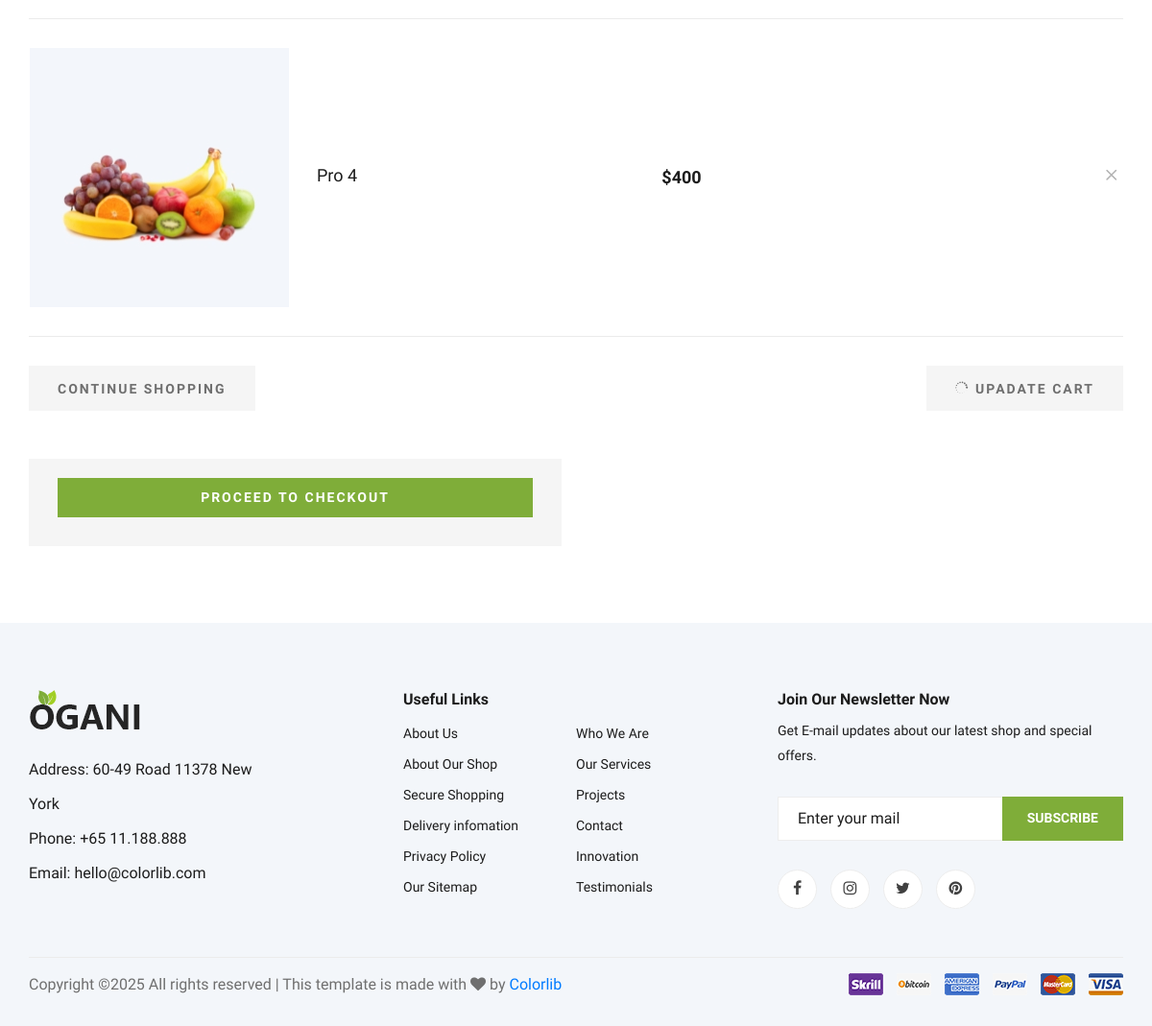
Before: /wishlists (signed in, lower part) with the older database file.
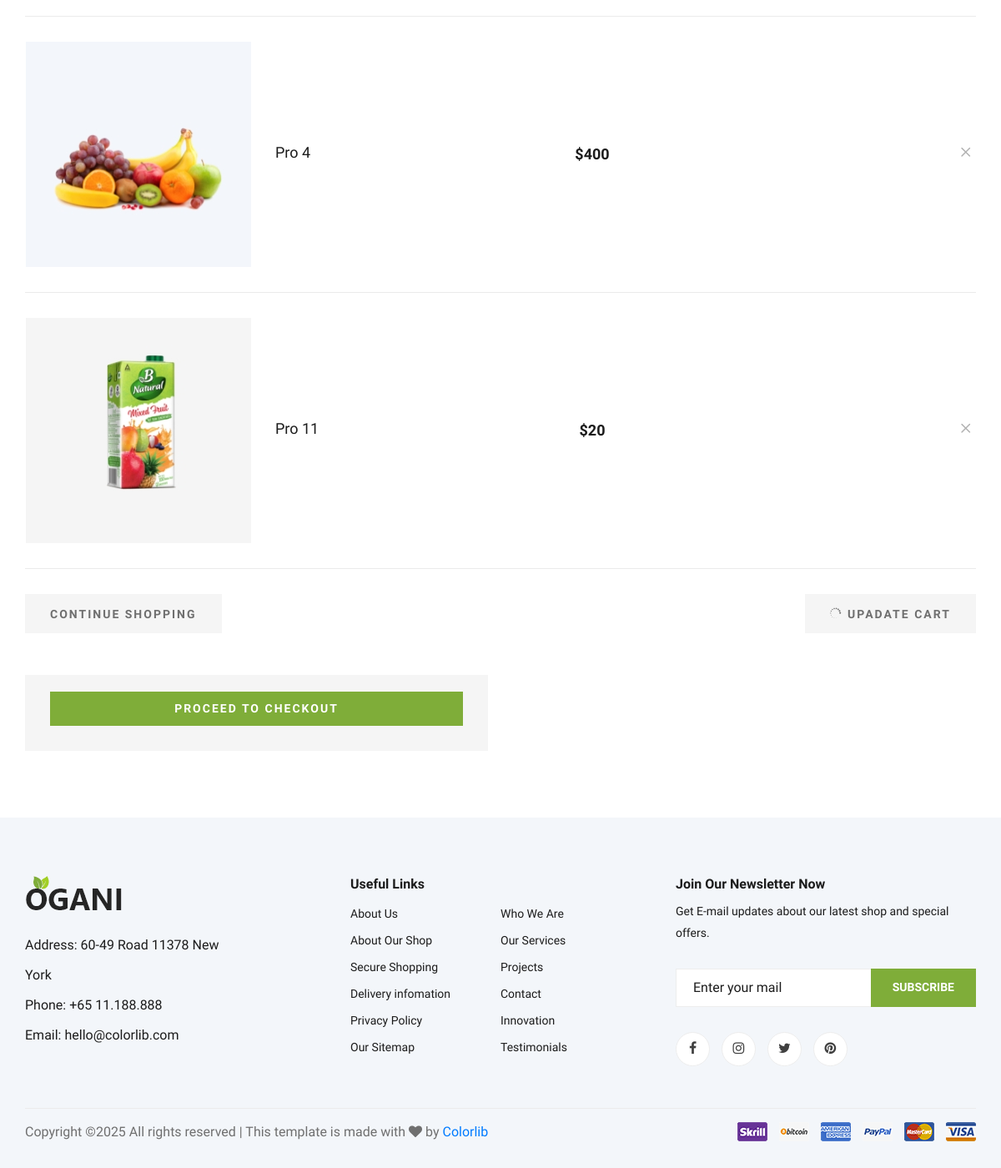
After: the same page with the newer database file.
### myapp/models.py (models this page shows, shortened)
class wishlist(models.Model):
    user=models.ForeignKey(user,on_delete=models.CASCADE)
    product=models.ForeignKey(product,on_delete=models.CASCADE)

class product(models.Model):
    name=models.CharField(max_length=100)
    price = models.IntegerField()
    image=models.ImageField(upload_to="image")
    category=models.ForeignKey(category,on_delete=models.CASCADE,blank=True,null=True)

### myapp/views.py (the view)
# urls.py: path('wishlists', views.wishlists, name='wishlists'),
def wishlists(request):
    uid=user.objects.get(username=request.session['username'])
    wishlist_items = wishlist.objects.filter(user=uid)
    return render(request, "wishlist.html", {"wishlist_items": wishlist_items})

### myapp/templates/wishlist.html (shortened to what this page needs)
{% load static %}
<!DOCTYPE html>
<html lang="zxx">
<head>
    <link rel="stylesheet" href="{% static 'css/bootstrap.min.css' %}" type="text/css">
    <link rel="stylesheet" href="{% static 'css/font-awesome.min.css' %}" type="text/css">
    <link rel="stylesheet" href="{% static 'css/elegant-icons.css' %}" type="text/css">
    <link rel="stylesheet" href="{% static 'css/nice-select.css' %}" type="text/css">
    <link rel="stylesheet" href="{% static 'css/jquery-ui.min.css' %}" type="text/css">
    <link rel="stylesheet" href="{% static 'css/owl.carousel.min.css' %}" type="text/css">
    <link rel="stylesheet" href="{% static 'css/slicknav.min.css' %}" type="text/css">
    <link rel="stylesheet" href="{% static 'css/style.css' %}" type="text/css">
</head>
<body>
    <section class="shoping-cart spad">
        <div class="container">
            <div class="row">
                <div class="col-lg-12">
                    <div class="shoping__cart__table">
                        <table>
                            <tbody>
                                {% for item in wishlist_items %}
                                <tr>
                                    <td class="shoping__cart__item">
                                        <img src="{{ item.product.image.url }}" alt="">
                                        <h5>{{ item.product.name }}</h5>
                                    </td>
                                    <td class="shoping__cart__price">
                                        ${{ item.product.price }}
                                    </td>
                                    <td class="shoping__cart__item__close">
                                        <a href="{% url 'add_wishlist' item.product.id %}">
                                            <span class="icon_close"></span>
                                        </a>
                                    </td>
                                </tr>
                                {% empty %}
                                <tr>
                                    <td colspan="3" style="text-align: center;">Your wishlist is empty.</td>
                                </tr>
                                {% endfor %}
                            </tbody>
                        </table>
                    </div>
                </div>
            </div>
            <div class="row">
                <div class="col-lg-12">
                    <div class="shoping__cart__btns">
                        <a href="#" class="primary-btn cart-btn">CONTINUE SHOPPING</a>
                        <a href="#" class="primary-btn cart-btn cart-btn-right"><span class="icon_loading"></span>
                            Upadate Cart</a>
                    </div>
                </div>
                <div class="col-lg-6">
                    <div class="shoping__checkout">
                        <a href="#" class="primary-btn">PROCEED TO CHECKOUT</a>
                    </div>
                </div>
            </div>
        </div>
    </section>
    <footer class="footer spad">
        <div class="container">
            <div class="row">
                <div class="col-lg-3 col-md-6 col-sm-6">
                    <div class="footer__about">
                        <div class="footer__about__logo">
                            <a href="./index.html"><img src="{% static 'img/logo.png' %}" alt=""></a>
                        </div>
                        <ul>
                            <li>Address: 60-49 Road 11378 New York</li>
                            <li>Phone: +65 11.188.888</li>
                            <li>Email: hello@colorlib.com</li>
                        </ul>
                    </div>
                </div>
                <div class="col-lg-4 col-md-6 col-sm-6 offset-lg-1">
                    <div class="footer__widget">
                        <h6>Useful Links</h6>
                        <ul>
                            <li><a href="#">About Us</a></li>
                            <li><a href="#">About Our Shop</a></li>
                            <li><a href="#">Secure Shopping</a></li>
                            <li><a href="#">Delivery infomation</a></li>
                            <li><a href="#">Privacy Policy</a></li>
                            <li><a href="#">Our Sitemap</a></li>
                        </ul>
                        <ul>
                            <li><a href="#">Who We Are</a></li>
                            <li><a href="#">Our Services</a></li>
                            <li><a href="#">Projects</a></li>
                            <li><a href="#">Contact</a></li>
                            <li><a href="#">Innovation</a></li>
                            <li><a href="#">Testimonials</a></li>
                        </ul>
                    </div>
                </div>
                <div class="col-lg-4 col-md-12">
                    <div class="footer__widget">
                        <h6>Join Our Newsletter Now</h6>
                        <p>Get E-mail updates about our latest shop and special offers.</p>
                        <form action="#">
                            <input type="text" placeholder="Enter your mail">
                            <button type="submit" class="site-btn">Subscribe</button>
                        </form>
                        <div class="footer__widget__social">
                            <a href="#"><i class="fa fa-facebook"></i></a>
                            <a href="#"><i class="fa fa-instagram"></i></a>
                            <a href="#"><i class="fa fa-twitter"></i></a>
                            <a href="#"><i class="fa fa-pinterest"></i></a>
                        </div>
                    </div>
                </div>
            </div>
            <div class="row">
                <div class="col-lg-12">
                    <div class="footer__copyright">
                        <div class="footer__copyright__text"><p>
  Copyright &copy;<script>document.write(new Date().getFullYear());</script> All rights reserved | This template is made with <i class="fa fa-heart" aria-hidden="true"></i> by <a href="https://colorlib.com" target="_blank">Colorlib</a>
  </p></div>
                        <div class="footer__copyright__payment"><img src="{% static 'img/payment-item.png' %}" alt=""></div>
                    </div>
                </div>
            </div>
        </div>
    </footer>
</body>
</html>

### myapp/static/css/style.css (style rules this page uses)
html, body { height: 100%; font-family: "Cairo", sans-serif; -webkit-font-smoothing: antialiased; font-smoothing: antialiased; }
h1, h2, h3, h4, h5, h6 { margin: 0; color: #111111; font-weight: 400; font-family: "Cairo", sans-serif; }
h5 { font-size: 18px; }
h6 { font-size: 16px; }
p { font-size: 16px; font-family: "Cairo", sans-serif; color: #6f6f6f; font-weight: 400; line-height: 26px; margin: 0 0 15px 0; }
img { max-width: 100%; }
ul, ol { padding: 0; margin: 0; }
.spad { padding-top: 100px; padding-bottom: 100px; }
.primary-btn { display: inline-block; font-size: 14px; padding: 10px 28px 10px; color: #ffffff; text-transform: uppercase; font-weight: 700; background: #7fad39; letter-spacing: 2px; }
.site-btn { font-size: 14px; color: #ffffff; font-weight: 800; text-transform: uppercase; display: inline-block; padding: 13px 30px 12px; background: #7fad39; border: none; }
.shoping-cart { padding-top: 80px; padding-bottom: 80px; }
.shoping__cart__table { margin-bottom: 30px; }
.shoping__cart__table table { width: 100%; text-align: center; }
.shoping__cart__table table tbody tr td { padding-top: 30px; padding-bottom: 30px; border-bottom: 1px solid #ebebeb; }
.shoping__cart__table table tbody tr td.shoping__cart__item { width: 630px; text-align: left; }
.shoping__cart__table table tbody tr td.shoping__cart__item img { display: inline-block; margin-right: 25px; }
.shoping__cart__table table tbody tr td.shoping__cart__item h5 { color: #1c1c1c; display: inline-block; }
.shoping__cart__table table tbody tr td.shoping__cart__price { font-size: 18px; color: #1c1c1c; font-weight: 700; width: 100px; }
.shoping__cart__table table tbody tr td.shoping__cart__item__close { text-align: right; }
.shoping__cart__table table tbody tr td.shoping__cart__item__close span { font-size: 24px; color: #b2b2b2; cursor: pointer; }
.primary-btn.cart-btn { color: #6f6f6f; padding: 14px 30px 12px; background: #f5f5f5; }
.primary-btn.cart-btn span { font-size: 14px; }
.primary-btn.cart-btn.cart-btn-right { float: right; }
.shoping__checkout { background: #f5f5f5; padding: 30px; padding-top: 20px; margin-top: 50px; }
.shoping__checkout .primary-btn { display: block; text-align: center; }
.footer { background: #F3F6FA; padding-top: 70px; padding-bottom: 0; }
.footer__about { margin-bottom: 30px; }
.footer__about ul li { font-size: 16px; color: #1c1c1c; line-height: 36px; list-style: none; }
.footer__about__logo { margin-bottom: 15px; }
.footer__about__logo a { display: inline-block; }
.footer__widget { margin-bottom: 30px; overflow: hidden; }
.footer__widget h6 { color: #1c1c1c; font-weight: 700; margin-bottom: 10px; }
.footer__widget ul { width: 50%; float: left; }
.footer__widget ul li { list-style: none; }
.footer__widget ul li a { color: #1c1c1c; font-size: 14px; line-height: 32px; }
.footer__widget p { font-size: 14px; color: #1c1c1c; margin-bottom: 30px; }
.footer__widget form { position: relative; margin-bottom: 30px; }
.footer__widget form input { width: 100%; font-size: 16px; padding-left: 20px; color: #1c1c1c; height: 46px; border: 1px solid #ededed; }
.footer__widget form input::placeholder { color: #1c1c1c; }
.footer__widget form button { position: absolute; right: 0; top: 0; padding: 0 26px; height: 100%; }
.footer__widget .footer__widget__social a { display: inline-block; height: 41px; width: 41px; font-size: 16px; color: #404040; border: 1px solid #ededed; border-radius: 50%; line-height: 38px; text-align: center; background: #ffffff; -webkit-transition: all, 0.3s; -moz-transition: all, 0.3s; -ms-transition: all, 0.3s; -o-transition: all, 0.3s; transition: all, 0.3s; margin-right: 10px; }
.footer__widget .footer__widget__social a:last-child { margin-right: 0; }
.footer__copyright { border-top: 1px solid #ebebeb; padding: 15px 0; overflow: hidden; margin-top: 20px; }
.footer__copyright__text { font-size: 14px; color: #1c1c1c; float: left; line-height: 25px; }
.footer__copyright__payment { float: right; }
@media only screen and (min-width: 1200px) { .container { max-width: 1170px; } }

Changed rows visible on the page:
added wishlist: product.image (picture), product.name "Pro 11", product.price "20"
